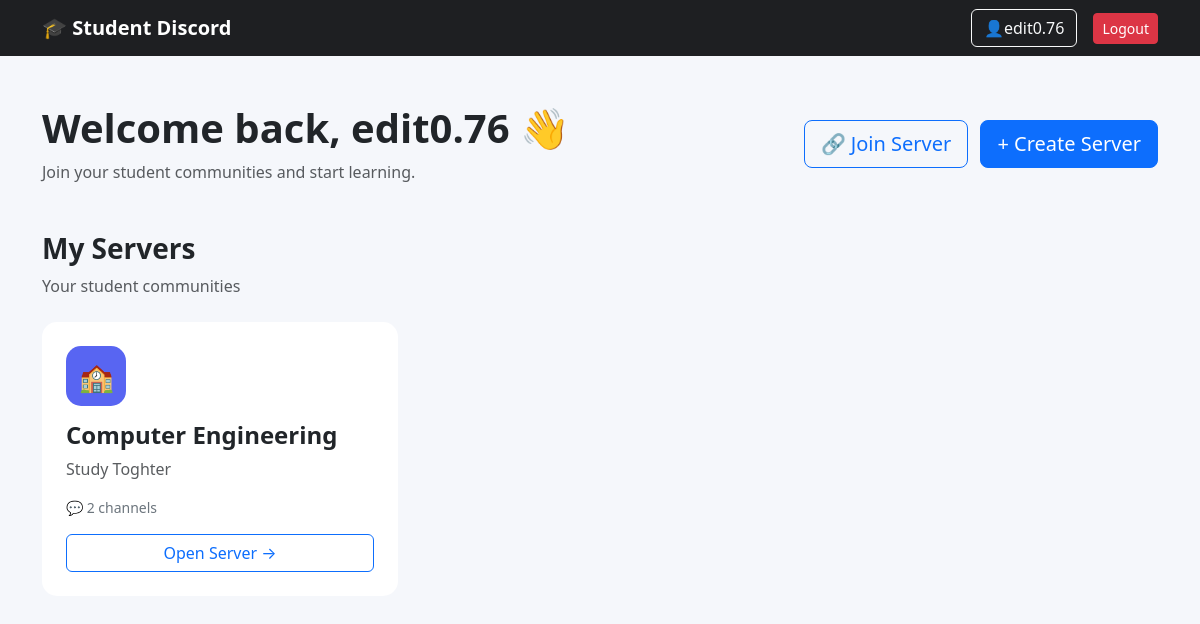
/ (signed in), run on the app's committed database.
### app.py (models this page shows)
class Student(UserMixin, db.Model):
    __tablename__ = "student"
    id = db.Column(
        db.Integer,
        primary_key=True
    )
    username = db.Column(
        db.String(50),
        unique=True,
        nullable=False
    )
    email = db.Column(
        db.String(120),
        unique=True,
        nullable=False
    )
    password = db.Column(
        db.String(255),
        nullable=False
    )
    servers = db.relationship(
        "Server",
        backref="owner",
        lazy=True
    )
    messages = db.relationship(
        "Message",
        backref="sender",
        lazy=True
    )
    joined_servers = db.relationship(
        "Server",
        secondary=server_members,
        back_populates="members"
    )

class Server(db.Model):
    __tablename__ = "server"
    id = db.Column(
        db.Integer,
        primary_key=True
    )
    name = db.Column(
        db.String(100),
        nullable=False
    )
    description = db.Column(
        db.String(255)
    )
    owner_id = db.Column(
        db.Integer,
        db.ForeignKey("student.id"),
        nullable=False
    )
    invite_code = db.Column(
        db.String(20),
        unique=True,
        nullable=False
    )
    channels = db.relationship(
        "Channel",
        backref="server",
        lazy=True,
        cascade="all, delete-orphan"
    )
    members = db.relationship(
        "Student",
        secondary=server_members,
        back_populates="joined_servers"
    )

### app.py (the view)
@app.route("/")
@login_required
def home():
    owned_servers = current_user.servers
    joined_servers = current_user.joined_servers
    all_servers = []
    for server in owned_servers:
        if server not in all_servers:
            all_servers.append(server)
    for server in joined_servers:
        if server not in all_servers:
            all_servers.append(server)
    return render_template(
        "dashboard.html",
        servers=all_servers
    )

### app.py (called while the page is built)
@login_manager.user_loader
def load_user(user_id):
    try:
        return db.session.get(
            Student,
            int(user_id)
        )
    except (ValueError, TypeError):
        return None

### templates/dashboard.html (shortened to what this page needs)
<!DOCTYPE html>
<html lang="en">
<head>
    <link
        href="https://cdn.jsdelivr.net/npm/bootstrap@5.3.3/dist/css/bootstrap.min.css"
        rel="stylesheet">
</head>
<body>
<nav class="navbar navbar-dark">
    <div class="container">
        <a href="/"
           class="navbar-brand fw-bold">
            🎓 Student Discord
        </a>
        {% if current_user.is_authenticated %}
        <div class="d-flex align-items-center">
            <span class="text-white me-3">
                 <a
    href="{{ url_for('profile') }}"
    class="btn btn-outline-light">
    👤{{ current_user.username }}
</a>
            </span>
            <a href="/logout"
               class="btn btn-danger btn-sm">
                Logout
            </a>
        </div>
        {% endif %}
    </div>
</nav>
<div class="container py-5">
    {% if current_user.is_authenticated %}
    <div class="d-flex justify-content-between align-items-center mb-5">
        <div>
            <h1 class="fw-bold">
                Welcome back,
                {{ current_user.username }} 👋
            </h1>
            <p class="text-muted mb-0">
                Join your student communities and start learning.
            </p>
        </div>
<div>
    <a href="/join-server"
       class="btn btn-outline-primary btn-lg me-2">
        🔗 Join Server
    </a>
    <a href="/create-server"
       class="btn btn-primary btn-lg">
        + Create Server
    </a>
</div>
    </div>
    <div class="mb-4">
        <h3 class="fw-bold">
            My Servers
        </h3>
        <p class="text-muted">
            Your student communities
        </p>
    </div>
    <div class="row">
       {% for server in current_user.joined_servers %}
        <div class="col-md-6 col-lg-4 mb-4">
            <div class="card server-card h-100">
                <div class="card-body p-4">
                    <div class="server-icon">
                        🏫
                    </div>
                    <h4 class="fw-bold">
                        {{ server.name }}
                    </h4>
                    <p class="text-muted">
                        {{ server.description }}
                    </p>
                    <p class="small text-secondary">
                        💬 {{ server.channels|length }} channels
                    </p>
                    <a
                        href="{{ url_for(
                            'server_page',
                            server_id=server.id
                        ) }}"
                        class="btn btn-outline-primary w-100">
                        Open Server →
                    </a>
                </div>
            </div>
        </div>
        {% endfor %}
    </div>
    {% endif %}
</div>
</body>
</html>

### templates/dashboard.html (style rules this page uses)
body { background: #f5f7fb; }
.navbar { background: #1e1f22; }
.server-card { border: none; border-radius: 15px; transition: 0.25s; }
.server-icon { width: 60px; height: 60px; border-radius: 15px; background: #5865f2; color: white; display: flex; align-items: center; justify-content: center; font-size: 28px; margin-bottom: 15px; }

### data on the page
Student: username "edit0.76"
Server: name "Computer Engineering", description "Study Toghter", channels|length "2"
